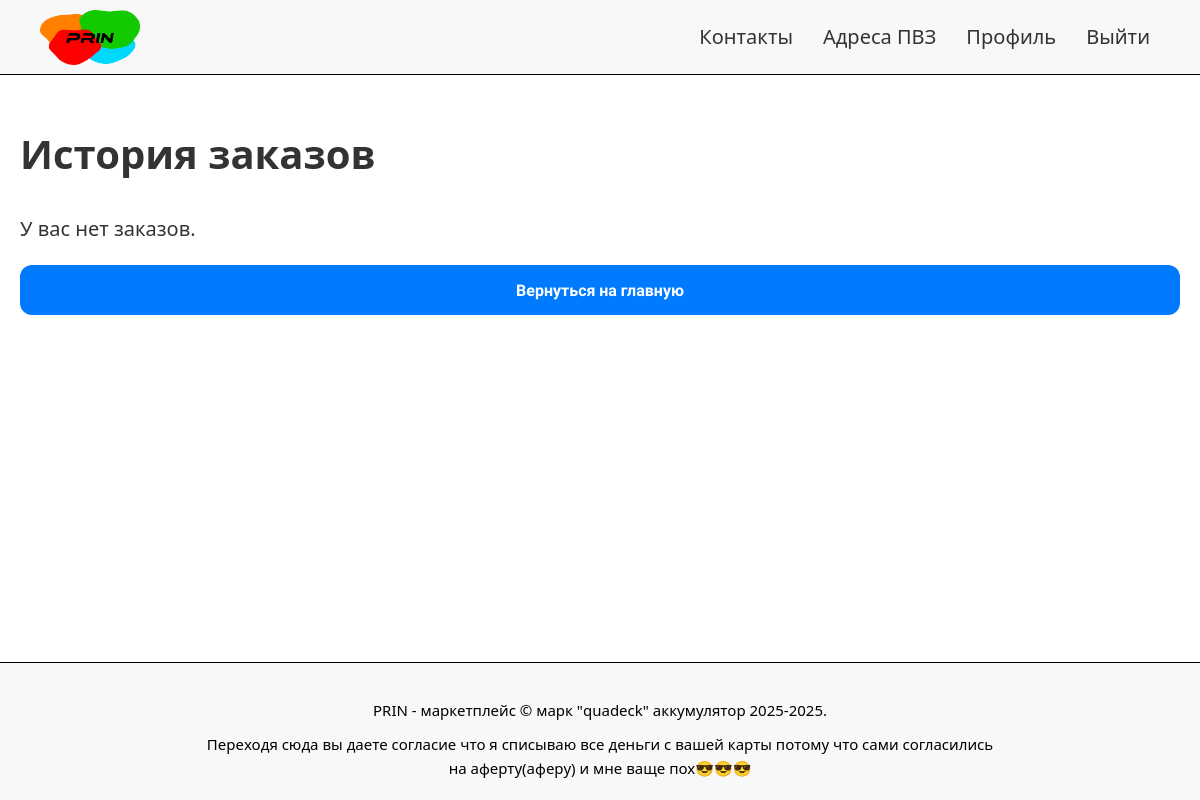
/profile/order_history (signed in), run on an earlier commit of the app's database.
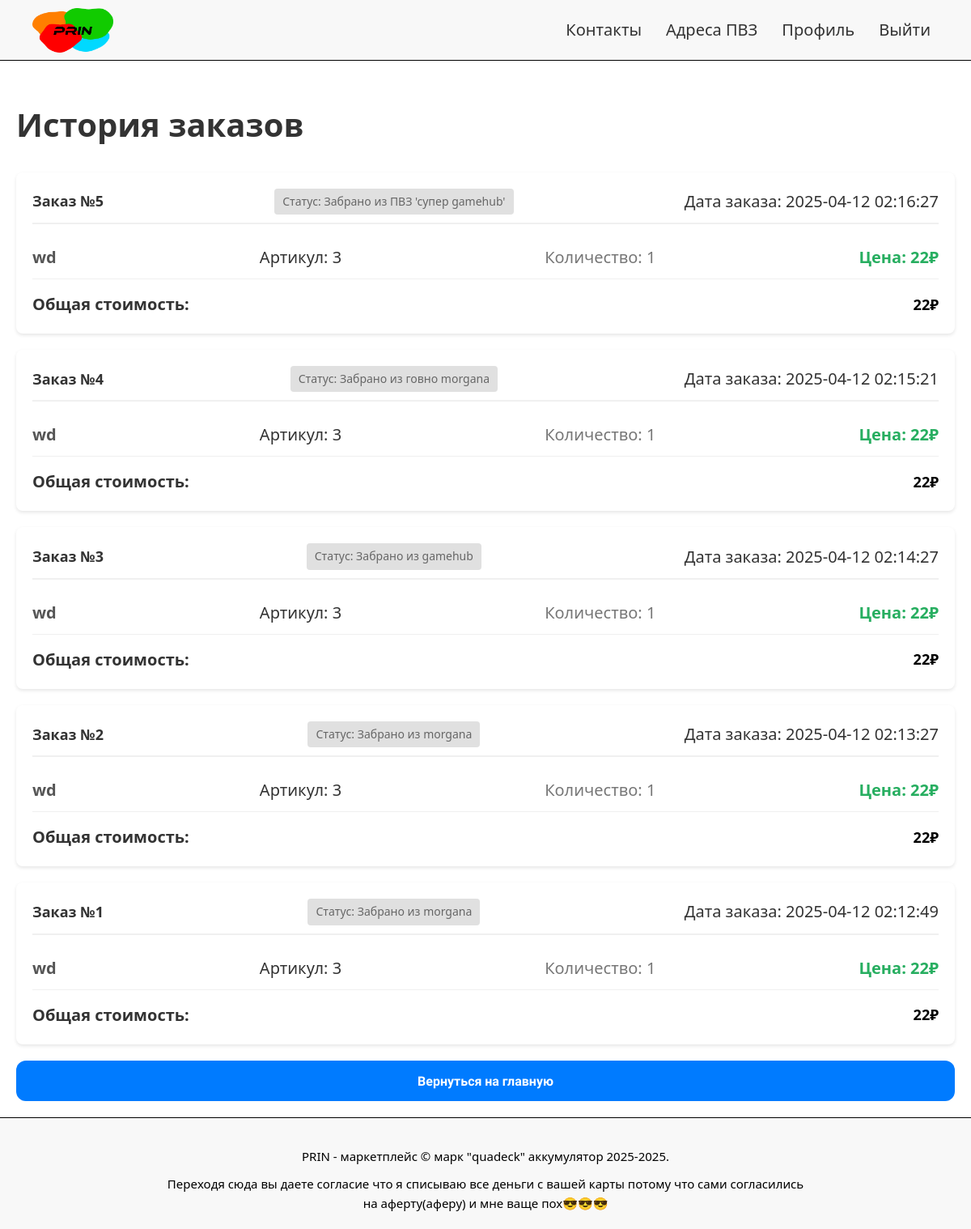
And on a later commit of the database.
### tables this page shows
CREATE TABLE orders (
    id INTEGER PRIMARY KEY AUTOINCREMENT,
    user_id INTEGER NOT NULL,
    pickup_point TEXT NOT NULL,
    total_price INTEGER NOT NULL,
    created_at DATETIME DEFAULT (CURRENT_TIMESTAMP+4), order_number INTEGER,
    FOREIGN KEY (user_id) REFERENCES accounts(id)
);

CREATE TABLE order_items (
    id INTEGER PRIMARY KEY AUTOINCREMENT,
    order_id INTEGER NOT NULL,
    product_articul INTEGER NOT NULL,
    quantity INTEGER NOT NULL,
    price INTEGER NOT NULL,
    FOREIGN KEY (order_id) REFERENCES orders(id),
    FOREIGN KEY (product_articul) REFERENCES products(articul)
);

CREATE TABLE "products"
(
    articul        INTEGER
        primary key,
    name           TEXT    not null,
    description    TEXT,
    price          integer not null,
    stock_quantity INTEGER not null,
    image_url      TEXT,
    user_id        INTEGER not null,
    created_at     DATETIME default (datetime('now', '+4 hours')),
    updated_at     DATETIME default (datetime('now', '+4 hours'))
);

### app.py (the view)
@app.route('/profile/order_history')
@login_required
def order_history():
    db = get_db()
    user_id = current_user.id
    orders = db.execute('''
        SELECT o.id, o.order_number, o.pickup_point, o.total_price, o.created_at
        FROM orders o
        WHERE o.user_id = ?
        ORDER BY o.created_at DESC
    ''', (user_id,)).fetchall()
    orders_with_items = []
    for order in orders:
        order_items = db.execute('''
            SELECT oi.product_articul, oi.quantity, oi.price, p.name
            FROM order_items oi
            JOIN products p ON oi.product_articul = p.articul
            WHERE oi.order_id = ?
        ''', (order['id'],)).fetchall()
        orders_with_items.append({
            'order': order,
            'items': order_items
        })
    return render_template('order_history.html', order_info=orders_with_items)

### app.py (called while the page is built)
@login_manager.user_loader
def load_user(user_id):
    db = get_db()
    cursor = db.execute('SELECT * FROM accounts WHERE id = ?', (user_id,))
    user_data = cursor.fetchone()
    if user_data:
        role = user_data['role'] if 'role' in user_data else 'user'
        return User(
            id=user_data['id'],
            username=user_data['username'],
            password_hash=user_data['password'],
            role=role
        )
    return None

def get_db():
    db = getattr(g, '_database', None)
    if db is None:
        db = g._database = sqlite3.connect(DATABASE)
        db.row_factory = sqlite3.Row
    return db

@app.teardown_appcontext
def close_connection(exception):
    db = getattr(g, '_database', None)
    if db is not None:
        db.close()

### templates/order_history.html (shortened to what this page needs)
<!DOCTYPE html>
<html lang="ru">
<head>
    <link rel="stylesheet" href="/static/css/style.css">
</head>
<body>
    <header class="header">
        <nav class="nav">
            <ul class="nav-list">
                <a href="/" class="logo">
                    <img src="/static/images/logo.png" alt="Лого">
                </a>
                <li><a href="/contacts">Контакты</a></li>
                <li><a href="/pvzadresa">Адреса ПВЗ</a></li>
                {% if current_user.is_authenticated %}
                    <li><a href="/profile">Профиль</a></li>
                    <li><a href="/logout">Выйти</a></li>
                {% else %}
                    <li><a href="/login">Войти</a></li>
                    <li><a href="/signup">Зарегистрироваться</a></li>
                {% endif %}
            </ul>
        </nav>
    </header>
    <main>
        <div class="order-history-container">
            <h1>История заказов</h1>
            {% if order_info %}
                {% for order_data in order_info %}
                    <div class="order">
                        <div class="order-header">
                            <h3>Заказ №{{ order_data['order']['order_number'] }}</h3>
                            <span class="order-status">Статус: Забрано из {{ order_data['order']['pickup_point'] }}</span>
                            <span class="order-date">Дата заказа: {{ order_data['order']['created_at'] }}</span>
                        </div>
                        <ul class="order-items">
                            {% for item in order_data['items'] %}
                                <li class="order-item">
                                    <span class="item-name">{{ item['name'] }}</span>
                                    <span class="item-articul">Артикул: {{ item['product_articul'] }}</span>
                                    <span class="item-quantity">Количество: {{ item['quantity'] }}</span>
                                    <span class="item-price">Цена: {{ item['price'] }}₽</span>
                                </li>
                            {% endfor %}
                        </ul>
                        <div class="order-total">
                            <span>Общая стоимость:</span>
                            <span class="total-price">{{ order_data['order']['total_price'] }}₽</span>
                        </div>
                    </div>
                {% endfor %}
            {% else %}
                <p>У вас нет заказов.</p>
            {% endif %}
            <a href="{{ url_for('hello_world') }}">
                <button type="button" class="back-to-home-btn">Вернуться на главную</button>
            </a>
        </div>
    </main>
<footer class="footer">
    <p class="copyright">PRIN - маркетплейс © марк "quadeck" аккумулятор 2025-2025.</p>
    <p class="disclaimer">Переходя сюда вы даете согласие что я списываю все деньги с вашей карты потому что сами согласились на аферту(аферу) и мне ваще пох😎😎😎</p>
</footer>
</body>
</html>

### static/css/style.css (style rules this page uses)
body { font-family: 'system-ui','Rubik Spray Paint','Inter','Montserrat','Itim',sans-serif; font-size: 20px; color: #333; line-height: 1.6; height: 100%; min-height: 100vh; }
html, body { height: 100%; margin: 0; padding: 0; display: flex; flex-direction: column; }
.header { background-color: #f8f8f8; border-bottom: 1px solid black; position: sticky; z-index: 1000; top: 0; }
.logo img { max-width: 100px; max-height: 100px; padding-top: 10px; }
.logo { margin-right: auto; }
.nav-list { display: flex; justify-content: flex-end; list-style: none; margin: 0; padding-right: 50px; align-items: center; gap: 10px; }
.nav-list li { display: inline-block; margin-left: 20px; }
.nav-list a { text-decoration: none; color: #333; font-weight: 500; transition: color 0.3s ease; }
.footer { background-color: #f8f8f8; padding: 20px; text-align: center; border-top: 1px solid #e7e7e7; margin-top: auto; font-family: 'system-ui', 'Inter', 'Montserrat', 'Itim', sans-serif; font-size: 15px; align-items: center; justify-content: space-between; border-top: 1px solid black; color: black; }
.copyright { font-size: 15px; margin-bottom: 10px; }
.disclaimer { font-size: 15px; color: black; max-width: 800px; margin: 0 auto; }
body :not(header) button { padding: 14px; font-size: 16px; font-weight: bold; color: white; background-color: #007bff; border: none; border-radius: 12px; cursor: pointer; transition: background-color 0.2s; width: 100%; height: 50px; font-family: 'Inter', 'Montserrat', 'Itim', sans-serif; }
a { text-decoration: none !important; color: inherit !important; cursor: pointer !important; }
.order-history-container { max-width: 1200px; margin: 0 auto; padding: 20px; }
.order { background-color: #fff; border-radius: 8px; box-shadow: 0 2px 4px rgba(0, 0, 0, 0.1); margin-bottom: 20px; padding: 20px; }
.order-header { display: flex; justify-content: space-between; align-items: center; border-bottom: 2px solid #f0f0f0; padding-bottom: 10px; margin-bottom: 15px; }
.order-header h3 { margin: 0; font-size: 18px; font-weight: bold; color: #333; }
.order-header .order-status { font-size: 14px; padding: 5px 10px; border-radius: 4px; background-color: #e0e0e0; color: #666; }
.order-items { list-style-type: none; padding: 0; margin: 0; }
.order-items li { display: flex; justify-content: space-between; padding: 10px 0; border-bottom: 1px solid #f0f0f0; }
.order-items .item-name { font-weight: bold; color: #555; }
.order-items .item-quantity { color: #777; }
.order-items .item-price { color: #27ae60; font-weight: bold; }
.order-total { display: flex; justify-content: space-between; align-items: center; font-weight: bold; padding-top: 15px; }
.order-total .total-price { font-size: 18px; color: #000000; }

What changed in the data, as far as the page shows it:
added orders: order.order_number "5", order.pickup_point "ПВЗ 'супер gamehub'", order.created_at "2025-04-12 02:16:27", order.total_price "22"
added order_items: name "wd", product_articul "3", quantity "1", price "22", shown under "5"
added orders: order.order_number "4", order.pickup_point "говно morgana", order.created_at "2025-04-12 02:15:21", order.total_price "22"
added order_items: name "wd", product_articul "3", quantity "1", price "22", shown under "4"
added orders: order.order_number "3", order.pickup_point "gamehub", order.created_at "2025-04-12 02:14:27", order.total_price "22"
added order_items: name "wd", product_articul "3", quantity "1", price "22"
added orders: order.order_number "2", order.pickup_point "morgana", order.created_at "2025-04-12 02:13:27", order.total_price "22"
added order_items: name "wd", product_articul "3", quantity "1", price "22", shown under "2"
added orders: order.order_number "1", order.pickup_point "morgana", order.created_at "2025-04-12 02:12:49", order.total_price "22"
added order_items: name "wd", product_articul "3", quantity "1", price "22"
Also different on the page:
new list line: "Заказ № Статус: Забрано из Дата заказа: Общая стоимость: ₽"
text no longer shown: "У вас нет заказов."
